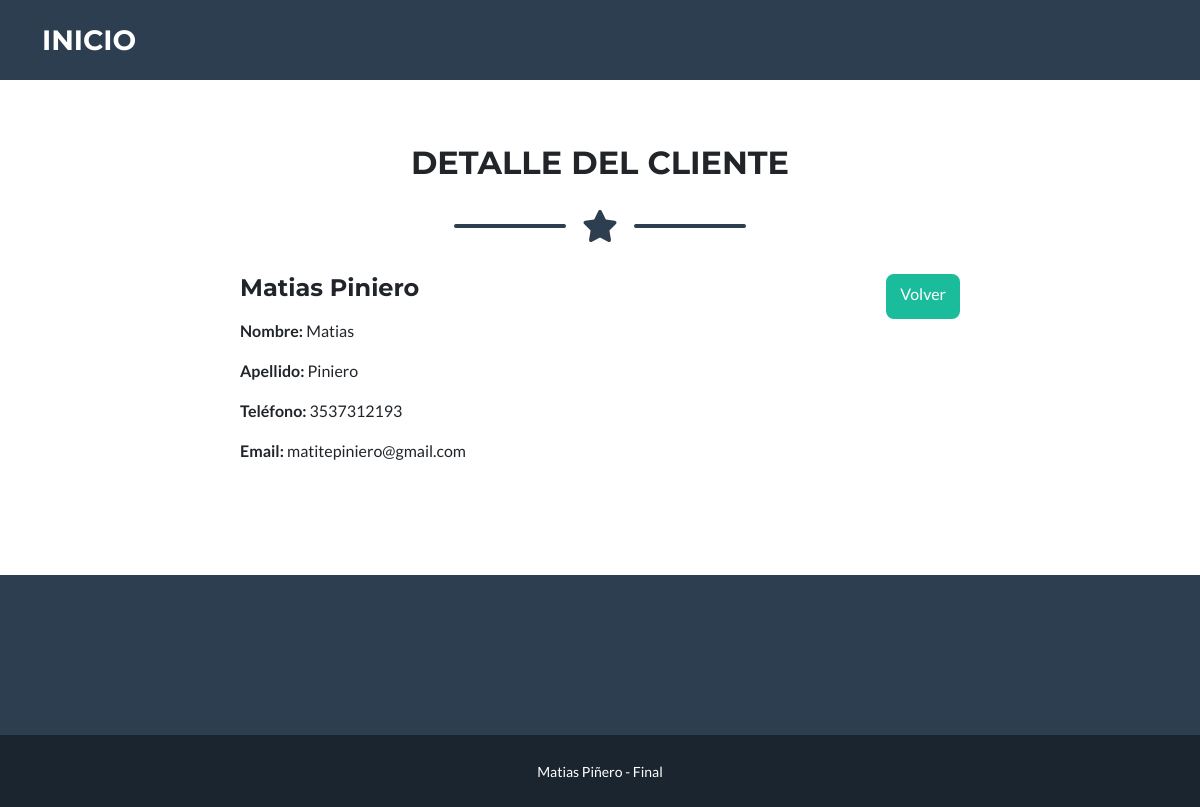
Before: /AppCoder/cliente/1/ with the older database file.
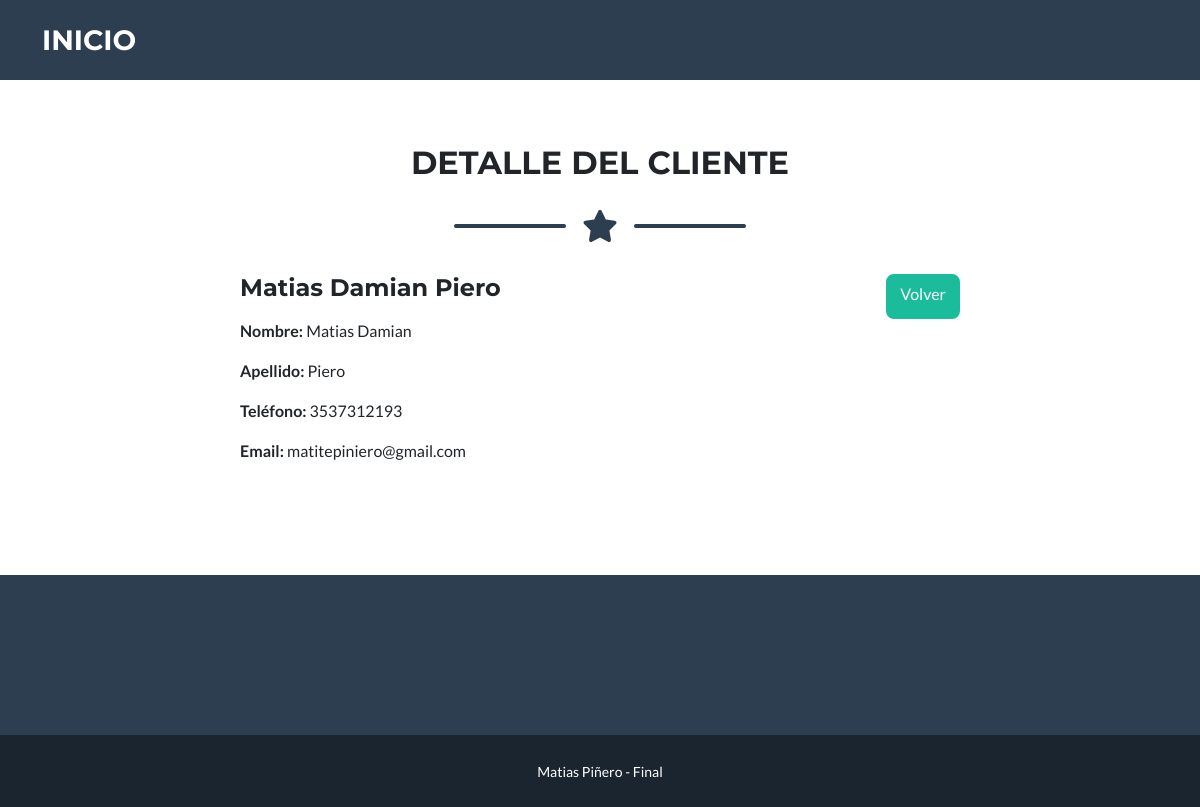
After: the same page with the newer database file.
### AppCoder/models.py (models this page shows)
class Cliente(models.Model):
    nombre=models.CharField(max_length=30)
    apellido=models.CharField(max_length=30)
    cel=models.CharField(max_length=12)
    email=models.EmailField()

### AppCoder/views.py (the view)
# urls.py: path('cliente/<int:cliente_id>/', detalle_cliente, name='detalle_cliente'),
def detalle_cliente(request, cliente_id):
    cliente = get_object_or_404(Cliente, pk=cliente_id)
    return render(request, 'AppCoder/detalle_cliente.html', {'cliente': cliente})

### AppCoder/templates/AppCoder/detalle_cliente.html (shortened to what this page needs)
{% extends 'AppCoder/base.html' %}
{% block content %}
    <section class="page-section" id="cliente-details">
        <div class="container">
            <div class="row">
                <div class="col-lg-12 text-center">
                    <h2 class="section-heading text-uppercase">Detalle del Cliente</h2>
                    <div class="divider-custom">
                        <div class="divider-custom-line"></div>
                        <div class="divider-custom-icon">
                            <i class="fas fa-star"></i>
                        </div>
                        <div class="divider-custom-line"></div>
                    </div>
                </div>
            </div>
            <div class="row">
                <div class="col-lg-8 mx-auto">
                    <div class="d-flex justify-content-between">
                        <h4 class="mb-3">{{ cliente.nombre }} {{ cliente.apellido }}</h4>
                        <a href="{% url 'Cliente' %}" class="btn btn-primary">Volver</a>
                    </div>
                    <p><strong>Nombre:</strong> {{ cliente.nombre }}</p>
                    <p><strong>Apellido:</strong> {{ cliente.apellido }}</p>
                    <p><strong>Teléfono:</strong> {{ cliente.cel }}</p>
                    <p><strong>Email:</strong> {{ cliente.email }}</p>
                </div>
            </div>
        </div>
    </section>
{% endblock %}

Changed rows visible on the page:
changed Cliente "matitepiniero@gmail.com": nombre "Matias" → "Matias Damian"; apellido "Piniero" → "Piero"
